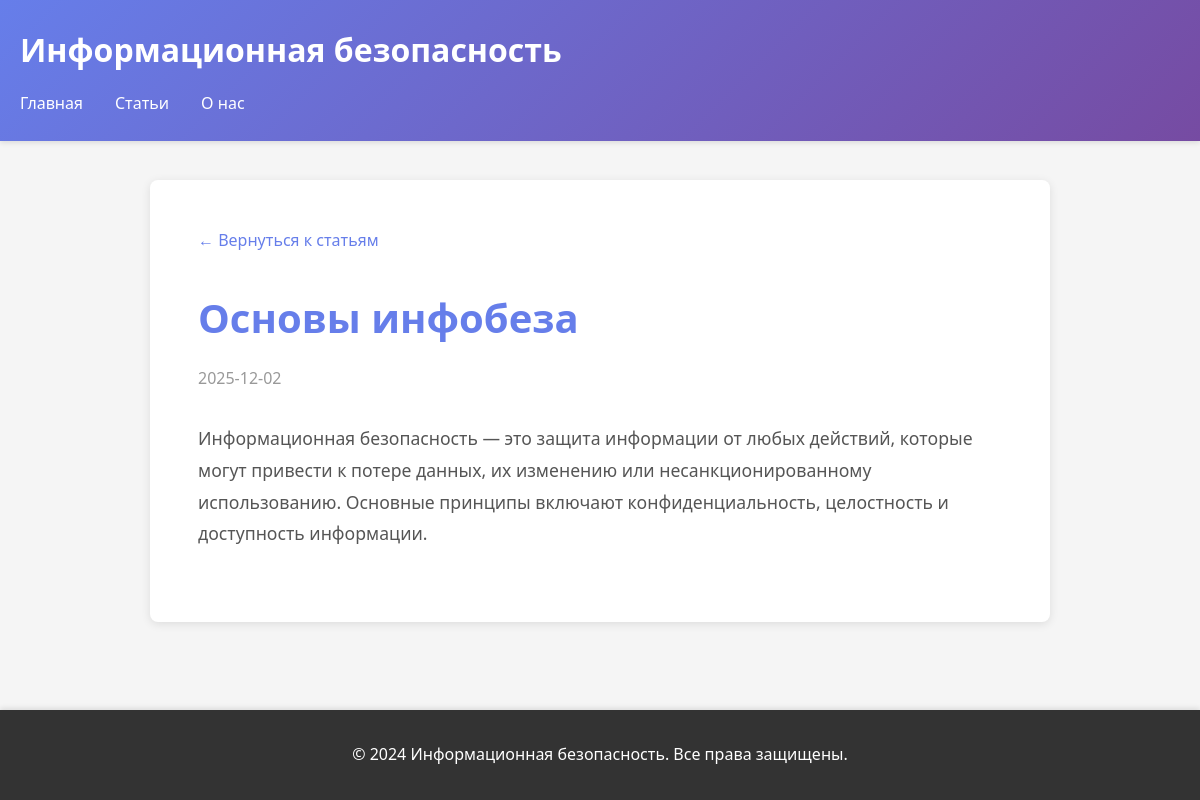
The app's page /article/1 with its own data.
### tables this page shows
CREATE TABLE articles (
            id INTEGER PRIMARY KEY AUTOINCREMENT,
            title TEXT NOT NULL,
            content TEXT NOT NULL,
            date TEXT NOT NULL
        );

### app.py (the view)
@app.route('/article/<int:article_id>')
def article(article_id):
    conn = get_db()
    article_data = conn.execute('SELECT * FROM articles WHERE id = ?', (article_id,)).fetchone()
    conn.close()
    if article_data is None:
        return render_template('404.html'), 404
    return render_template('article.html', article=dict(article_data))

### app.py (called while the page is built)
@app.before_request
def force_https():
    cert_file = 'ssl/cert.pem'
    key_file = 'ssl/key.pem'
    if os.path.exists(cert_file) and os.path.exists(key_file):
        if request.url.startswith('http://'):
            url = request.url.replace('http://', 'https://', 1)
            return redirect(url, code=301)

@app.after_request
def add_security_headers(response):
    cert_file = 'ssl/cert.pem'
    key_file = 'ssl/key.pem'
    if os.path.exists(cert_file) and os.path.exists(key_file):
        response.headers['Strict-Transport-Security'] = 'max-age=31536000; includeSubDomains'
    response.headers['X-Content-Type-Options'] = 'nosniff'
    response.headers['X-XSS-Protection'] = '1; mode=block'
    response.headers['X-Frame-Options'] = 'SAMEORIGIN'
    return response

def get_db():
    conn = sqlite3.connect(DATABASE)
    conn.row_factory = sqlite3.Row
    return conn

### templates/article.html (shortened to what this page needs)
{% extends "base.html" %}
{% block content %}
<article class="article-page">
    <a href="{{ url_for('index') }}#articles" class="back-link">← Вернуться к статьям</a>
    <h1>{{ article.title }}</h1>
    <p class="article-date">{{ article.date }}</p>
    <div class="article-content-full">
        <p>{{ article.content }}</p>
    </div>
</article>
{% endblock %}

### static/css/style.css (style rules this page uses)
* { margin: 0; padding: 0; box-sizing: border-box; }
body { font-family: 'Segoe UI', Tahoma, Geneva, Verdana, sans-serif; line-height: 1.6; color: #333; background-color: #f5f5f5; padding-top: 180px; padding-bottom: 80px; }
.article-date { color: #999; font-size: 0.9rem; margin-bottom: 1rem; }
.article-page { background: white; padding: 3rem; border-radius: 8px; box-shadow: 0 2px 10px rgba(0,0,0,0.1); max-width: 900px; margin: 0 auto; }
.back-link { display: inline-block; color: #667eea; text-decoration: none; margin-bottom: 2rem; font-weight: 500; transition: color 0.3s; }
.article-page h1 { color: #667eea; margin-bottom: 1rem; font-size: 2.5rem; }
.article-page .article-date { color: #999; font-size: 1rem; margin-bottom: 2rem; display: block; }
.article-content-full { color: #555; line-height: 1.8; font-size: 1.1rem; }
.article-content-full p { margin-bottom: 1.5rem; }

### records on screen
articles: title "Основы инфобеза", date "2025-12-02", content "Информационная безопасность — это защита информации от любых действий, которые могут привести к потере данных, их изменению или несанкционированному использованию. Основные принципы включают конфиденциальность, целостность и доступность информации."
